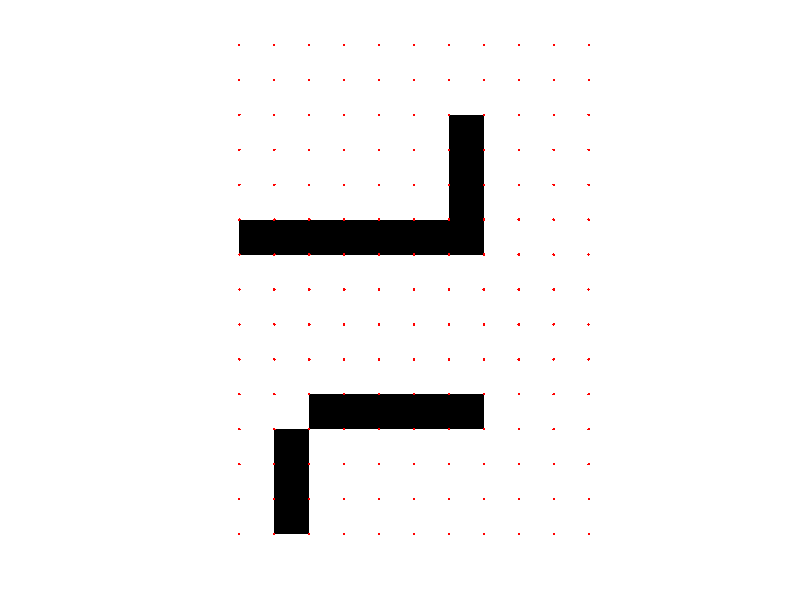

Recreate this plot in MATLAB. (Note: this script raises an error after producing the figure.)


clear;
clc;
% pic=imread('arena2.png');
% X=im2bw(pic);
X = importdata('TestImage.txt')
%  X = [0,0,0,0,0,0,0,0,0,0;
%         0,0,0,0,0,0,0,0,0,0;
%         0,0,0,0,0,0,1,0,0,0;
%         0,0,0,0,0,0,1,0,0,0;
%         0,0,0,0,0,0,1,0,0,0;
%         1,1,1,1,1,1,1,0,0,0;
%         0,0,0,0,0,0,0,0,0,0;
%         0,0,0,0,0,0,0,0,0,0;
%         0,0,0,0,0,0,0,0,0,0;
%         0,0,0,0,0,0,0,0,0,0;
%         0,0,1,1,1,1,1,0,0,0;
%         0,1,0,0,0,0,0,0,0,0;
%         0,1,0,0,0,0,0,0,0,0;
%         0,1,0,0,0,0,0,0,0,0];
%  previousOnes = X == 1;
%  X(X == 0) = 1;
%  X(previousOnes) = 0;
   %imshow(X);
[N1, N2]=size(X)

prompt = {'ENTER MESHGRID INTERVAL'};
dlgtitle = 'MESHGRID';
fieldsize = [1 45];
definput = {'1'};
interval=str2num(cell2mat(inputdlg(prompt,dlgtitle,fieldsize,definput)))

imshow(X,'InitialMagnification','fit');
hold on;
%plot(0.5:10.5,meshgrid(0.5:14.5, 1:11), 'black');
plot(0.5:interval:N2+0.5,meshgrid(0.5:interval:N1+0.5, 1:interval:N2+1), '.red');
hold on;
%plot(meshgrid(0.5:10.5, 1:15),0.5:14.5, 'black');
plot(meshgrid(0.5:interval:N2+0.5, 1:interval:N1+1),0.5:interval:N1+0.5, '.red');
hold on;%----------------Dialog-------------

 waitfor(msgbox("Double Click mouse on the point where you want to START","START POINT"));
%pause(2);
[S(2),S(1)] = getpts;
S=round(S)
if (X(S(1),S(2))==0)
    f = msgbox("This point is in prohibited area, re-enter ","INVALID ENTRY","error");
    pause(1);
    delete(f);
    return;
end
text(S(2),S(1),'S');
h=msgbox("START POINT selected");
pause(1);
delete(h);

 waitfor(msgbox("Double Click mouse on the DESTINATION point","DESTINATION POINT"));
%pause(2);
[D(2),D(1)] = getpts;
D=round(D)
if (X(D(1),D(2))==0)
    f = msgbox("This point is in prohibited area, re-enter ","INVALID ENTRY","error");
    pause(1);
    delete(f);
    return;
end
text(D(2),D(1),'D');
h=msgbox("DESTINATION POINT selected");
pause(1);
delete(h);
%[D(2),D(1)] = getpts;
%D=round(D)
% if (X(D(1),D(2))==0)
%     f = msgbox("This point is in prohibited area ","INVALID ENTRY","error");
%     return;
% end
%-------------------------------------

%S=[14,3]; % [13, 8][14,3] [8,4][10,5]
%D=[5, 1]; %[8,4][5, 1]
%-----------------------------------------------
S1=S(2);
S2=S(1);
%text(S1,S2,'S');
%text(D(2),D(1),'D');
%D=[11,8];
CBN1=S
X1=X;
CBN_VAL=[];
CBN_LOC=[];
branchleft=[];
branchleft1=[];
branchleft2=[];
left_CBN=[];
left_M=[];
% drawing rectangle--------------------------------------------------
for i=1:100
 rect = rect_gen1(X1,CBN1)%-----------------------1
 [InRect]=D_InRect(D, rect, CBN1);
 if InRect==1
     break;
 end
CBN_VAL1=CBN_VAL;%
%pause;
[open,open_e1,open_w1,open_n1,open_s1]= openList(X1,rect);
open;
pause;
%display('S');
[A,M]=open_branch(open);
M%----------------------------
%A
if (length(M)>2)
    left_CBN=[left_CBN;CBN1];
    %left_M=[left_M,M1];
end
    
branchleft=[branchleft;A];
%branchleft1%-----------------------
%branchleft2%-----------------------
left_CBN
%left_M
pause;
if isempty(open)
     %display(' D cannot be reached in this path');
     f = msgbox("D cannot be reached in this path ","INVALID PATH");
     pause(1);
     delete(f);
     if isempty(branchleft1)
      
         %display(' D CANNOT BE REACHED ');
         waitfor(msgbox("D CANNOT BE REACHED ","CANNOT REACH DESTINATION"));
         %pause(1);
        
         break;
     else
         CBN1=left_CBN(end,:)
         branchleft1
         branchleft2
         open= branchleft2
         open1= branchleft1
         %CBN2=CBN
         [CBN, CBN_VAL, fVal_ind]= octile_fVal(CBN1,D, open,CBN_VAL);
         CBN
          [CBN1, CBN_VAL, fVal_ind]= octile_fVal(CBN,D, open1,CBN_VAL);
          CBN1
         rect
         rect = rect_gen1(X1,CBN1) 
         [InRect]=D_InRect(D, rect, CBN1);
         if InRect==1
            break;
         end
         
         [open,open_e1,open_w1,open_n1,open_s1]= openList(X1,rect);
         [A,M]=open_branch(open);
         M%----------------------------
         %A
         if (length(M)>2)
             left_CBN=[left_CBN;CBN1];
             %left_M=[left_M,M1];
         end
         branchleft=[branchleft;A];                
     end
     %break;
 end

 pause;
[CBN, CBN_VAL, fVal_ind]= octile_fVal(CBN1,D, open,CBN_VAL);
%[B,M]=open_branch(open1);
%[B, M1 ]=left_branch(B,M,fVal_ind1 );%-------new
CBN_VAL2=CBN_VAL;%
CBN
pause;

[CBN1,fVal_ind1, open1, CBN_VAL]=nextRect_CBN(CBN1,D, CBN,open_e1,open_w1, open_s1, open_n1,open,CBN_VAL);
CBN1
open1;
pause;
[B,M]=open_branch(open1);%--------------
M
fVal_ind1
B;
[B, M1 ]=left_branch(B,M,fVal_ind1 );%-------new
M1
%----------------------------------
[C,Ma]=open_branch(open);%--------------
Ma;
fVal_ind1;
[C, M1a ]=left_branch(C,Ma,fVal_ind1 );%-------new
branchleft2=[branchleft2;C];
M1a;
%-----------------------------------
M1;%--------------------------------------
pause;
left_M=[left_M,M1]
branchleft1=[branchleft1;B];
pause;
%X1=X;
if ~isempty(open_e1) 
    X1(open_e1(:,1) ,open_e1(1,2))=0;
end
if ~isempty(open_w1)
    X1(open_w1(:,1) ,open_w1(1,2))=0;% correct
end
if ~isempty(open_n1)
    X1(open_n1(1,1) ,open_n1(:,2))=0;% correct
end
if ~isempty(open_s1)
    X1(open_s1(1,1) ,open_s1(:,2))=0;
end
%figure(2);
%imshow(X1,'InitialMagnification','fit');
CBN_VAL3=CBN_VAL;
pause ;
end